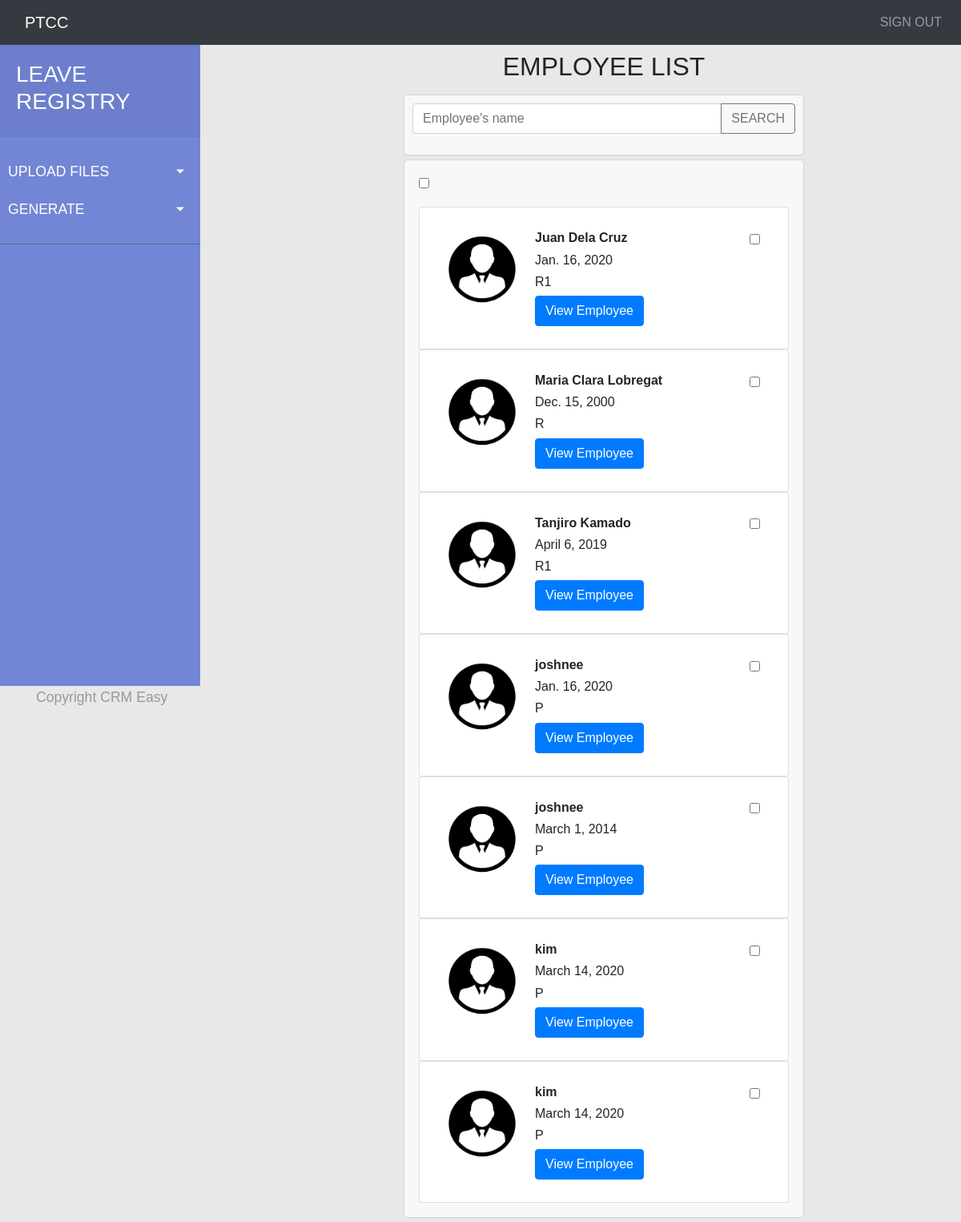
Page /employee_profile/ on the earlier database version.
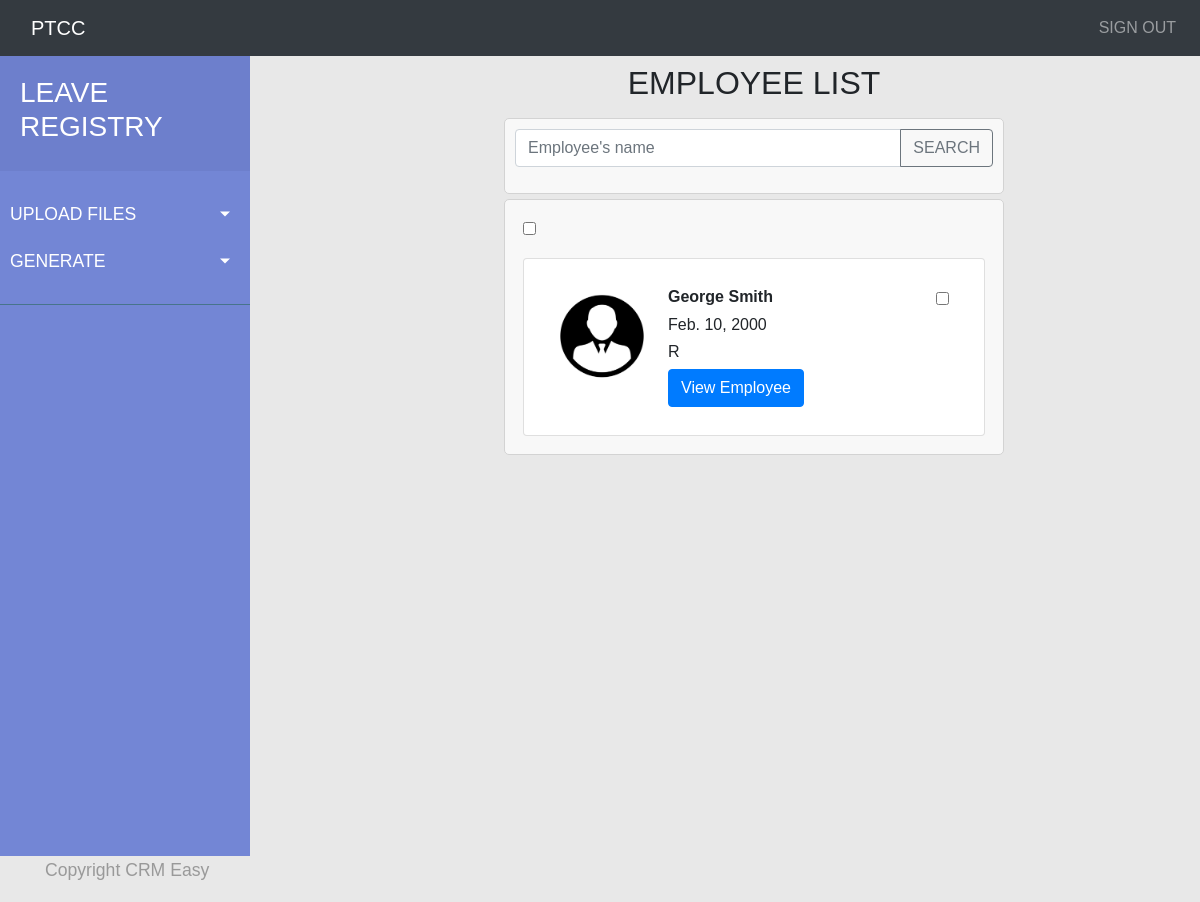
Same page on the later database version.
### employee_profile/models.py (models this page shows, shortened)
class Employee(models.Model):
    REGULAR = 'R'
    REGULAR1 = 'R1'
    PROBATION = 'P'
    employee_status_choices = [
        (REGULAR, 'Regular Employee'),
        (REGULAR1, 'Regular1 Employee'),
        (PROBATION, 'Probationary Employee')
    ]
    employee_tin_id = models.IntegerField(default=0, unique=True)
    name = models.CharField(max_length=200)
    probation_date = models.DateField()
    hired_date = models.DateField()
    sl_start_date = models.DateField()
    regularization_date = models.DateField()
    employee_status = models.CharField(max_length=2,
                                       choices=employee_status_choices,
                                       default=PROBATION)
    prev_vl_bal = models.FloatField(default=0.0)
    prev_sl_bal = models.FloatField(default=0.0)

### employee_profile/views.py (the view)
# urls.py: path('', views.IndexView.as_view(), name='index'),
class IndexView(generic.ListView):
    template_name = 'employee_profile/index.html'
    context_object_name = 'latest_employee_list'
    def get_queryset(self):
        return Employee.objects.order_by('name')

### employee_profile/templates/employee_profile/index.html (shortened to what this page needs)
<!DOCTYPE html>
<html lang="en">
<head>
    {% extends 'base.html' %}
    {% load static %}
{% block content %}
    <body>
        <div class="center">
            <div class="d-flex justify-content-center">
                <div class="p-2"><h2>EMPLOYEE LIST</h2></div>
            </div>
            <div class="card_container">
                <div class="input-group mb-3">
                    <input type="text" class="form-control" placeholder="Employee's name" aria-label="Employee's name" aria-describedby="basic-addon2">
                    <div class="input-group-append">
                        <button class="btn btn-outline-secondary" type="button">SEARCH</button>
                    </div>
                </div>
            </div>
            <div class="card_container">
                <div class="d-flex flex-column">
                    <div class="p-2" >
                        <input type="checkbox" id="check_all_employee">
                    </div>
                    <div class="p-2">
                        {% if latest_employee_list %}
                        {% for employee in latest_employee_list %}
                            <form>
                                <div class="card">
                                <div class="card-body">
                                    <div class="d-flex flex-row">
                                        <div class="p-2">
                                            <div>
                                                <img src="{% static 'employee_profile/images/profile_icon.jpg' %}" alt="Trulli" width="100" height="100">
                                            </div>
                                        </div>
                                        <div class="p-2">
                                            <div class="employee_details">
                                                <h6 class="employee_name"><strong>{{employee.name}}</strong></h6>
                                                <h6 >{{employee.hired_date}}</h6>
                                                <h6>{{employee.employee_status}}</h6>
                                                <a href="{% url 'employee_profile:employee_details' employee.id %}" class="btn btn-primary stretched link">View Employee</a>
                                            </div>
                                        </div>
                                        <div class="ml-auto p-2">
                                            <div class="form-check">
                                                <input type="checkbox" class="form-check-input"
                                                       data-id="{{employee.id}}"
                                                       data-empname="{{employee.name}}"
                                                       id="{{ employee.id }}">
                                            </div>
                                        </div>
                                    </div>
                                </div>
                                </div>
                            </form>
                        {% endfor %}
                        {% else %}
                            <div class="d-flex justify-content-center">
                                <div class="p-2">
                                    <p>There are no Employees added yet.</p>
                                </div>
                            </div>
                        {% endif %}
                        </div>
                    </div>
                </div>
            </div>
    </body>
{% endblock content %}

Differences in the rows shown:
removed Employee: name "Juan Dela Cruz", hired_date "Jan. 16, 2020", employee_status "R1"
removed Employee: name "Maria Clara Lobregat", hired_date "Dec. 15, 2000", employee_status "R"
removed Employee: name "Tanjiro Kamado", hired_date "April 6, 2019", employee_status "R1"
removed Employee: name "joshnee", hired_date "Jan. 16, 2020", employee_status "P"
removed Employee: name "joshnee", hired_date "March 1, 2014", employee_status "P"
removed Employee: name "kim", hired_date "March 14, 2020", employee_status "P"
removed Employee: name "kim", hired_date "March 14, 2020", employee_status "P"
added Employee: name "George Smith", hired_date "Feb. 10, 2000", employee_status "R"
